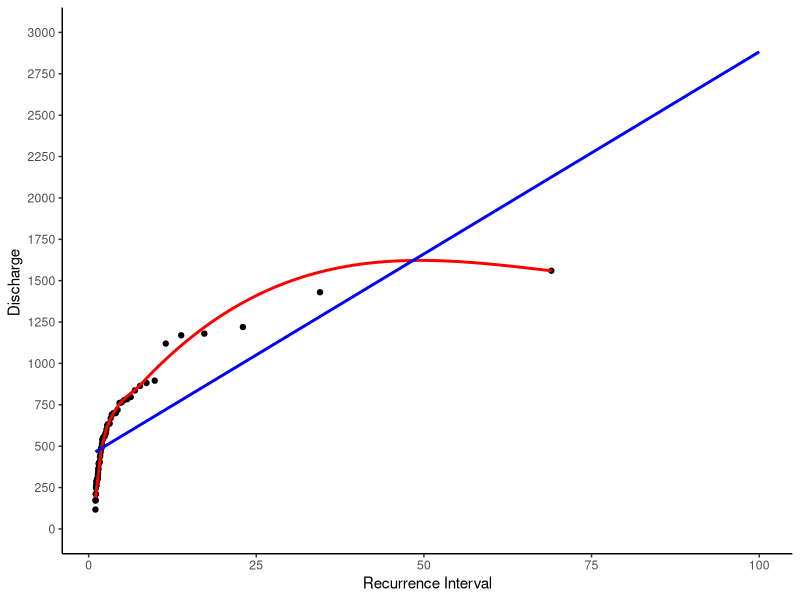
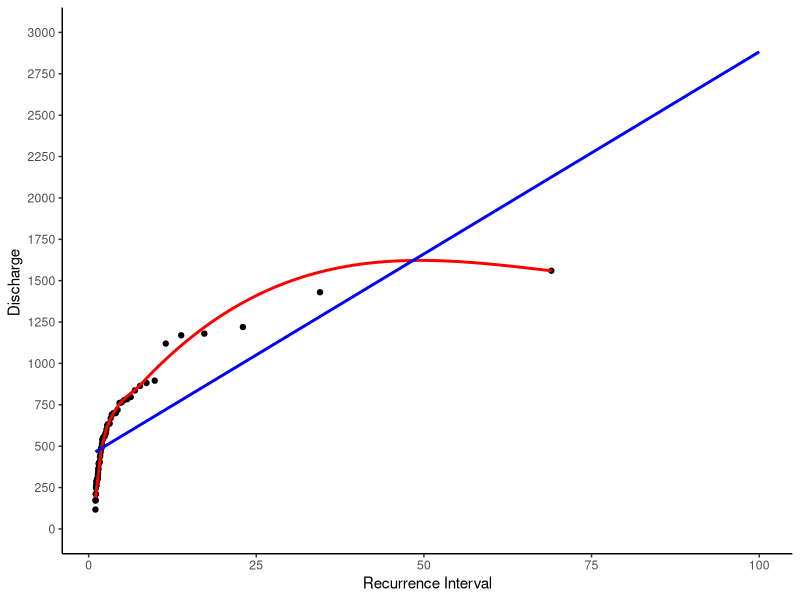

The R script that drew these images, in order: (Note: this script raises an error after producing the figures.)
# LIBRARIES ----
library(tidyverse)
library(patchwork)
library(lubridate)

# OBJECTIVES ----
# ri v cfs
# prob v cfs

# READ IN THE DATA ----

# poplar creek dataset
poplar.df <- read_csv("stream ecology/output/poplar.csv")

# PLOTTING ----

# ri v cfs
ri.plot <- poplar.df %>%
  ggplot(mapping = aes(ri, cfs)) +
  geom_point() +
  geom_smooth(se = FALSE, color = "red") +
  stat_smooth(method= lm, fullrange = TRUE, se = FALSE, color = "blue") +
  expand_limits(x = 100) +
  scale_y_continuous(limits = c(0, 3000), breaks = seq(0, 3000, by = 250)) +
  labs(x = "Recurrence Interval", y = "Discharge ") +
  theme_classic() 

ri.plot

ggsave(ri.plot, file = "stream ecology/output/ri by q.pdf")

#  plot for divided data set homework questions
poplar.df %>%
  ggplot(mapping = aes(ri, cfs, shape = time)) +
  geom_point() +
  geom_smooth(se = FALSE, color = "red") +
  stat_smooth(method= lm, fullrange = TRUE, se = FALSE, color = "blue") +
  expand_limits(x = 100) +
  scale_y_continuous(limits = c(0, 3000), breaks = seq(0, 3000, by = 250)) +
  labs(x = "Recurrence Interval", y = "Discharge ") +
  theme_classic() 

# prob v cfs
poplar.df %>%
  ggplot(mapping = aes(prob, cfs)) +
  geom_point() +
  geom_smooth(se = FALSE) +
  theme_classic()

# what if we want to know by different time periods?
poplar.df <- poplar.df %>%
  mutate(time = case_when(
    ymd <= ymd("1985-11-20") ~ "pre_1985",
    ymd >= ymd("1987-08-27") ~ "post_1985"
  ))

poplar.df %>%
  ggplot(mapping = aes(ri, cfs, color = time)) +
  geom_jitter() +
  geom_smooth(se = FALSE) +
  theme_classic()

poplar.df %>%
  ggplot(mapping = aes(prob, cfs , color = time)) +
  geom_jitter() +
  geom_smooth(se = FALSE) +
  theme_classic()

poplar.df %>%
  ggplot(mapping = aes(ymd, cfs, color = time)) +
  geom_jitter() +
  geom_smooth(se = FALSE) +
  theme_classic()

poplar.df %>%
  mutate(time = as.factor(time)) %>%
  mutate(time = fct_relevel(time, "pre_1985", "post_1985")) %>%
  ggplot(mapping = aes(time, cfs, shape = time)) +
  stat_summary(fun = mean, na.rm = TRUE, geom = "point", size = 3) +
  stat_summary(fun.data = mean_se, na.rm = TRUE, geom = "errorbar", width = 0.1) +
  geom_point(position = position_dodge2(width = 0.3)) +
  scale_shape_manual(name = "Time Period",
                     label = c("Pre 1985", "Post 1985"),
                     values = c(1, 2)) +
  labs(x = "Time Period", y = "Discharge (cfs)") +
  scale_x_discrete(labels = c("Pre 1985", "Post 1985")) +
  theme_classic()

# lets save the plots we are really interested in 
ggsave()


